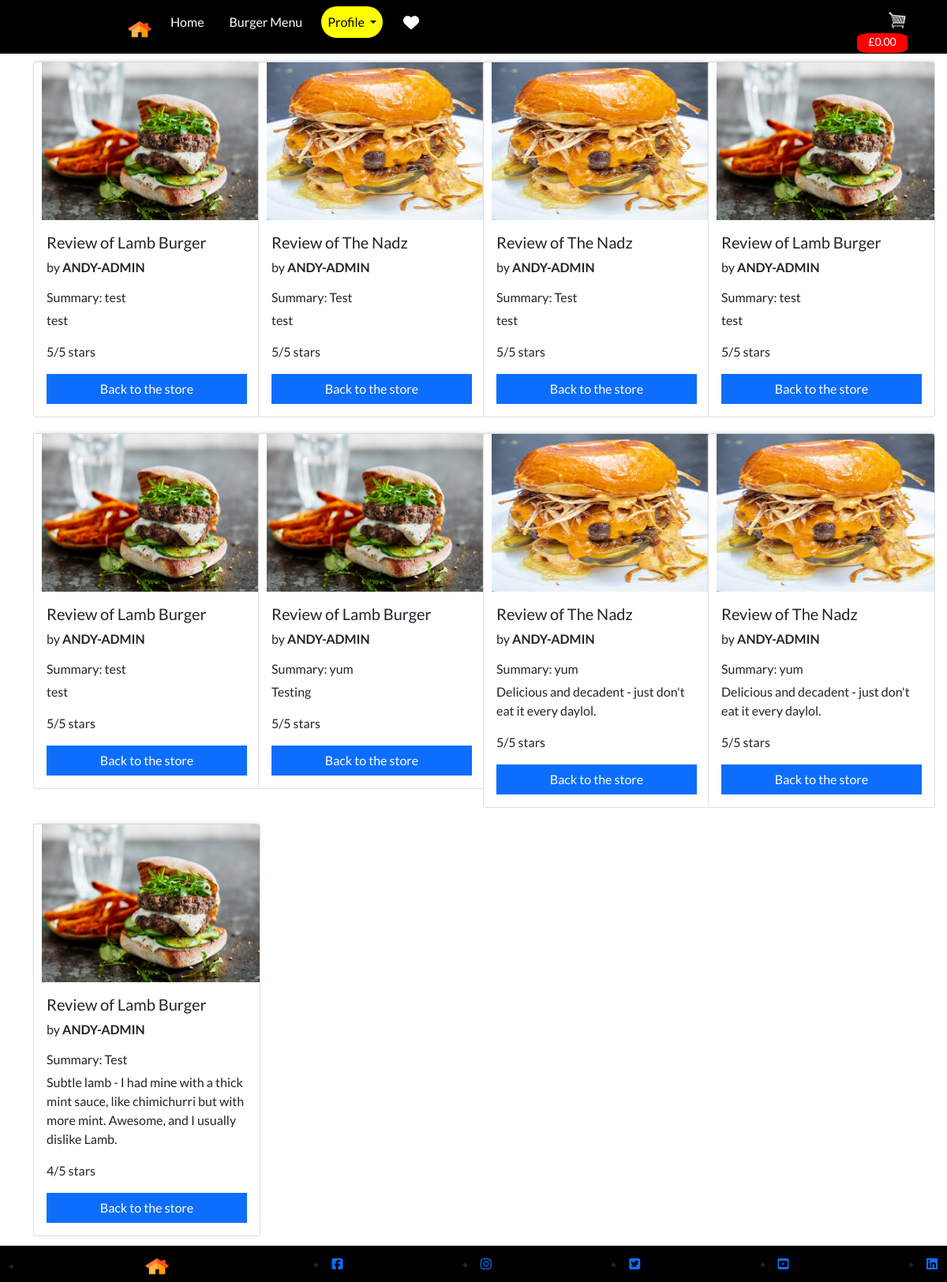
The page /store/new/ on the database its author committed.
### store/models.py (models this page shows, shortened)
class Review(models.Model):
    class Meta:
        ordering = ['-date_added']
        verbose_name_plural = 'Product Reviews'
    title = models.CharField(max_length=254)
    product = models.ForeignKey(Product, related_name='reviews', null=True,
                                blank=True, on_delete=models.SET_NULL)
    author = models.ForeignKey(User, null=True, blank=True,
                               on_delete=models.CASCADE)
    body = models.TextField()
    date_added = models.DateTimeField(auto_now_add=True)
    rating_selection = (
        (1, '1'),
        (2, '2'),
        (3, '3'),
        (4, '4'),
        (5, '5'),
    )
    rating = models.IntegerField(choices=rating_selection, default=5)

class Product(models.Model):
    name = models.CharField(max_length=255, unique=True)
    price = models.DecimalField(
        max_digits=9,
        decimal_places=2
        )
    image = models.ImageField(null=True, blank=True)
    quantity = models.IntegerField()
    description = models.TextField()
    rating = models.DecimalField(max_digits=6, decimal_places=2, null=True, blank=True)
    categories = models.ManyToManyField(Category)
    class Meta:
        db_table = 'products'
    def __str__(self):
        return self.name
    @property
    def imageURL(self):
        try:
            url = self.image.url
        except:
            url = ''
        return url

### store/views.py (the view)
# urls.py: path('new/', views.review, name='reviews'),
def review(request):
    reviews = Review.objects.all()
    context = {'reviews': reviews}
    return render(request, 'store/reviews.html', context)

### cart/contexts.py (called while the page is built, shortened)
def cart_contents(request):
    cart_items = []
    total = 0
    product_count = 0
    delivery = 0
    cart = request.session.get('cart', {})
    grand_total = delivery + total
    context = {
        'cart_items': cart_items,
        'total': total,
        'product_count': product_count,
        'delivery': delivery,
        'grand_total': grand_total,
    }
    return context

### store/templates/store/reviews.html
{% extends "base.html" %}
{% load static %}
{% block content %}
<div class="container">
    <div class="row">
        {% for review in reviews%}
        <div class="col-sm-6 col-md-6 col-lg-4 col-xl-3">
            <div class="card h100" style="width: 18rem;">
                <img src="{{review.product.imageURL}}" class="card-img-top thumbnail" alt="...">
                <div class="card-body">
                    <h5 class="card-title">Review of {{review.product}} </h5>
                    <p>by <strong>{{review.author}}</strong></p>
                    <h6 class="card-title">Summary: {{review.title}}</h6>
                  <p class="card-text">{{review.body}}</p>
                  <p>{{review.rating}}/5 stars</p>
                  <a href="{% url 'store' %}" class="btn btn-primary">Back to the store</a>
                </div>
              </div>
        </div>
        {% endfor %}
    </div>
</div>
{% endblock %}

### static/css/main.css (style rules this page uses)
* { box-sizing: border-box; }
body { font-family: 'Lato', sans-serif; overflow-x: hidden; margin: 0; }
body, html { height: 100%; }
.container { padding-bottom:3rem; }
.thumbnail { width: 100%; min-width: 200px; height: 200px; box-shadow: -1px -3px 5px -2px rgba(214, 214, 214, 1); padding-left: 10px; }
.card { margin-bottom: 10px; }
.col-lg-4, .col-lg-6, .col-lg-8, .col-lg-12 { margin-top: 10px; }
.btn { border-radius: 0; width: 100%; }
a { text-decoration: none; }
.row > div { vertical-align: middle; }

### rows shown on the page
Review: product.imageURL (picture), product "Lamb Burger", author "ANDY-ADMIN", title "test", body "test", rating "5"
Review: product.imageURL (picture), product "The Nadz", author "ANDY-ADMIN", title "Test", body "test", rating "5"
Review: product.imageURL (picture), product "The Nadz", author "ANDY-ADMIN", title "Test", body "test", rating "5"
Review: product.imageURL (picture), product "Lamb Burger", author "ANDY-ADMIN", title "test", body "test", rating "5"
Review: product.imageURL (picture), product "Lamb Burger", author "ANDY-ADMIN", title "test", body "test", rating "5"
Review: product.imageURL (picture), product "Lamb Burger", author "ANDY-ADMIN", title "yum", body "Testing", rating "5"
Review: product.imageURL (picture), product "The Nadz", author "ANDY-ADMIN", title "yum", body "Delicious and decadent - just don't eat it every daylol.", rating "5"
Review: product.imageURL (picture), product "The Nadz", author "ANDY-ADMIN", title "yum", body "Delicious and decadent - just don't eat it every daylol.", rating "5"
Review: product.imageURL (picture), product "Lamb Burger", author "ANDY-ADMIN", title "Test", body "Subtle lamb - I had mine with a thick mint sauce, like chimichurri but with more mint. Awesome, and I usually dislike Lamb.", rating "4"
